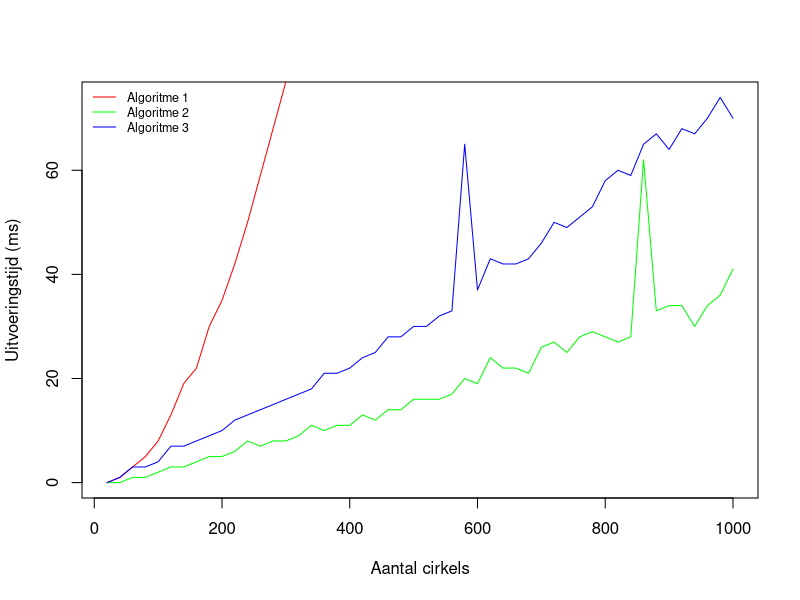
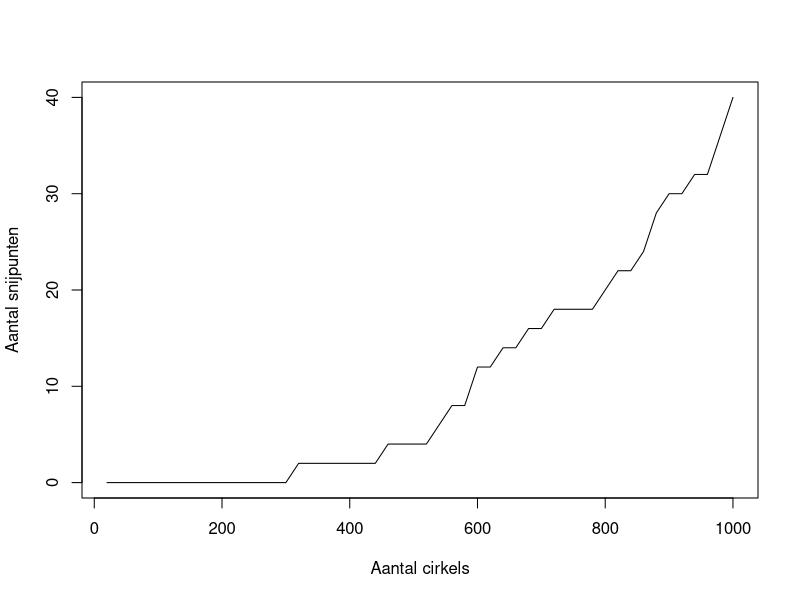

The R source for these figures, in order:
algo1 = read.table("times1.txt")
algo2 = read.table("times2.txt")
algo3 = read.table("times3.txt")

ni1 = read.table("numberOfIntersections1.txt")
ni2 = read.table("numberOfIntersections2.txt")
ni3 = read.table("numberOfIntersections3.txt")

x = seq(20, length(algo1$V1) * 20, 20)


plot(x, algo3$V1, type="n", ylab="Uitvoeringstijd (ms)", xlab="Aantal cirkels")
colors <- rainbow(3)

lines(x, algo1$V1, col=colors[1]) 
lines(x, algo2$V1, col=colors[2])
lines(x, algo3$V1, col=colors[3])

legend('topleft', c('Algoritme 1', 'Algoritme 2', 'Algoritme 3') , lty=1, col=colors, bty='n', cex=.75)

plot(x, ni1$V1, type="l", ylab="Aantal snijpunten", xlab="Aantal cirkels")

